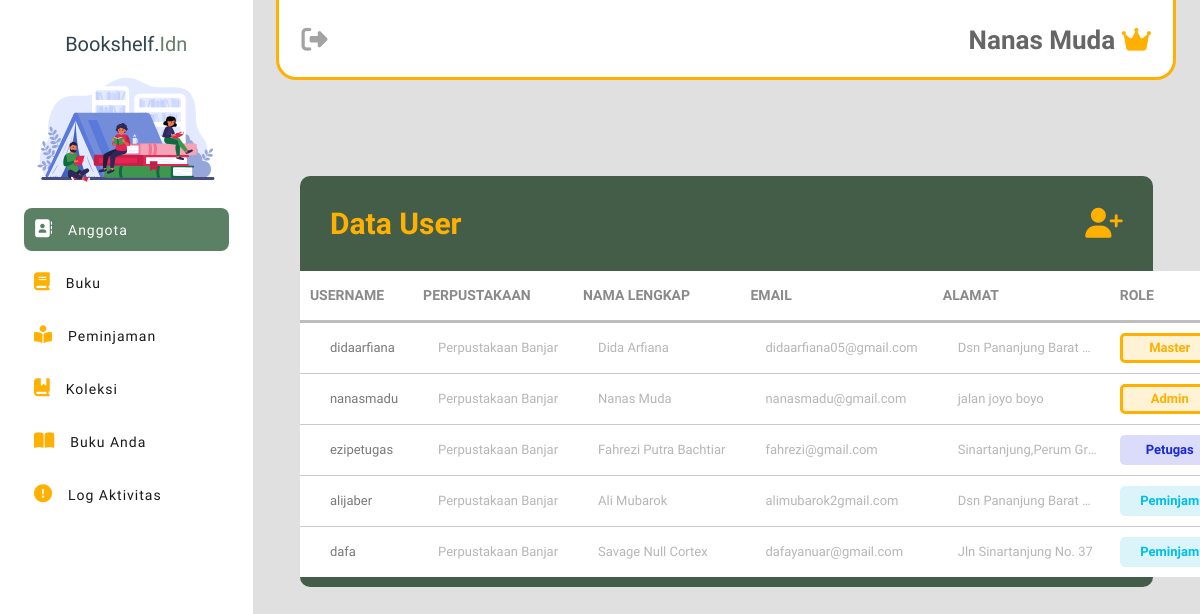
Before: /admin_petugas/data_user.php (signed in) with the older database file.
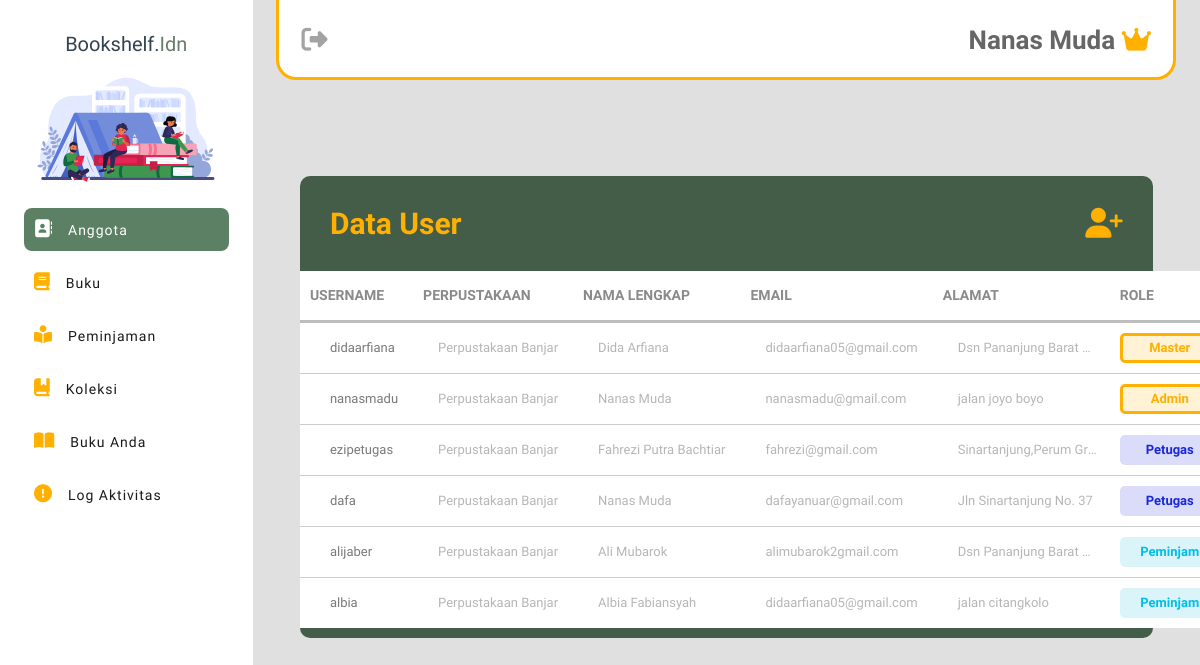
After: the same page with the newer database file.
### tables this page shows
CREATE TABLE `user` (
  `userID` int(11) NOT NULL,
  `perpusID` int(11) NOT NULL,
  `username` varchar(255) NOT NULL,
  `password` text NOT NULL,
  `email` varchar(255) NOT NULL,
  `namalengkap` varchar(255) NOT NULL,
  `no_hp` varchar(50) NOT NULL,
  `alamat` text NOT NULL,
  `acces_level` varchar(50) NOT NULL,
  `created_at` timestamp NOT NULL DEFAULT current_timestamp() ON UPDATE current_timestamp()
);

CREATE TABLE `perpus` (
  `perpusID` int(11) NOT NULL,
  `nama_perpus` varchar(50) NOT NULL,
  `alamat` varchar(50) NOT NULL,
  `tlp_hp` varchar(50) NOT NULL,
  `created_at` timestamp NOT NULL DEFAULT current_timestamp() ON UPDATE current_timestamp()
);

### admin_petugas/data_user.php (the view, shortened to what the changed rows need)
<?php
require '../koneksi.php';
$query = "SELECT u.userID, p.perpusID, u.username, p.nama_perpus, u.namalengkap, u.email, u.alamat, u.acces_level
          FROM user u
          INNER JOIN perpus p ON p.perpusID = u.perpusID
          ORDER BY
            CASE
                WHEN u.acces_level = 'super_admin' THEN 1
                WHEN u.acces_level = 'admin' THEN 2
                WHEN u.acces_level = 'petugas' THEN 3
                WHEN u.acces_level = 'peminjam' THEN 4
                ELSE 5
            END";
$result = mysqli_query($koneksi, $query);
?>
<!DOCTYPE html>
<html lang="en">
<head>
    <link rel="stylesheet" href="../css/data_user.css?v=<?php echo time(); ?>">
    <link rel="stylesheet" href="https://cdnjs.cloudflare.com/ajax/libs/jquery-nice-select/1.1.0/css/nice-select.min.css">
</head>
<body>
    <?php require '../sidebar.php' ?>
    <?php require 'navbar.php'?>
    <div class="card">
        <div class="table-responsive">
            <table class="table-hover">
                <thead class="head-table">
                    <tr>
                        <th>USERNAME</th>
                        <th>PERPUSTAKAAN</th>
                        <th>NAMA LENGKAP</th>
                        <th>EMAIL</th>
                        <th>ALAMAT</th>
                        <th>ROLE</th>
                    </tr>
                </thead>
                <tbody class="table-body">
                    <?php while ($row = mysqli_fetch_assoc($result)) { ?>
                        <tr id="row_<?php echo $row['userID']; ?>">
                            <td><?php echo $row['username']; ?></td>
                            <td><?php echo $row['nama_perpus']; ?></td>
                            <td><?php echo $row['namalengkap']; ?></td>
                            <td><?php echo $row['email']; ?></td>
                            <td><?php echo $row['alamat']; ?></td>
                            <td>
                                <?php if ($row['acces_level'] == 'admin' OR $row['acces_level'] == 'super_admin') { ?>
                                    <div class="admin-label">
                                    <?php if ($row['acces_level'] == 'super_admin') { ?>
                                        <p class="role-admin">Master</p>
                                    <?php } elseif  ($row['acces_level'] == 'admin') { ?>
                                        <p class="role-admin">Admin</p>
                                    <?php } ?>
                                    </div>
                                <?php } elseif ($row['acces_level'] == 'petugas') { ?>
                                    <div class="petugas-label">
                                        <p class="role-petugas">Petugas</p>
                                    </div>
                                <?php } elseif ($row['acces_level'] == 'peminjam') { ?>
                                    <div class="peminjam-label">
                                        <p class="role-peminjam">Peminjam</p>
                                    </div>
                                <?php } ?>
                            </td>
                        </tr>
                    <?php } ?>
                </tbody>
            </table>
        </div>
    </div>
</body>
</html>

### sidebar.php (shortened to what the changed rows need)
<?php
$sidebar_items = array();
if (isset($_SESSION['acces_level'])) {
    $access_level = $_SESSION['acces_level'];
    switch ($access_level) {
        case 'admin' OR 'super_admin':
            $sidebar_items = array(
                array("selected-menu" => "datauser-page", "page" => "data_user.php", "icon" => "fa-regular fa-address-book", "description" => "Anggota"),
                array("selected-menu" => "buku-page", "page" => "buku.php", "icon" => "fa-solid fa-book", "description" => "Buku"),
                array("selected-menu" => "peminjaman-page", "page" => "peminjaman.php", "icon" => "fa-solid fa-book-open-reader", "description" => "Peminjaman"),
                array("selected-menu" => "koleksibuku-page", "page" => "koleksibuku.php", "icon" => "fa-solid fa-book-bookmark", "description" => "Koleksi"),
                array("selected-menu" => "bukuanda-page", "page" => "bukuanda.php", "icon" => "fa-solid fa-book-open", "description" => "Buku Anda"),
                array("selected-menu" => "logs-page", "page" => "logs_data.php", "icon" => "fa-solid fa-circle-exclamation", "description" => "Log Aktivitas")
            );
            break;
    }
}
?>
<!DOCTYPE html>
<html lang="en">
<head>
    <link rel="stylesheet" href="../css/sidebar.css?v=<?php echo time(); ?>">
    <link rel="stylesheet" href="../css/style.css">
    <link rel="stylesheet" href="https://cdnjs.cloudflare.com/ajax/libs/font-awesome/6.5.1/css/all.min.css" />
    <link rel="stylesheet" href="https://cdn.jsdelivr.net/npm/sweetalert2@11.0.20/dist/sweetalert2.min.css">
    <link rel="stylesheet" href="https://cdnjs.cloudflare.com/ajax/libs/animate.css/4.1.1/animate.min.css">
    <link rel="stylesheet" href="https://cdnjs.cloudflare.com/ajax/libs/toastr.js/latest/css/toastr.min.css">
    <link rel="stylesheet" href="../libs/perfect-scrollbar/css/perfect-scrollbar.css">
</head>
    <div class="container">
        <div class="sidebar">
            <div class="main">
                <?php
                foreach ($sidebar_items as $item) {
                    echo '<div class="list-item ' . $item["selected-menu"] . '">';
                    echo '<a href="' . $item["page"] . '">';
                    echo '<div class="icon"><i class="fa-solid ' . $item["icon"] . '"></i></div>';
                    echo '<span class="description">' . $item["description"] . '</span>';
                    echo '</a>';
                    echo '</div>';
                }
                ?>
            </div>
        </div>
</html>

Changed rows visible on the page:
changed user "dafa": namalengkap "Savage Null Cortex" → "Nanas Muda"; acces_level "Peminjam" → "Petugas"; moves up the list
added user: username "albia", perpusID.nama_perpus "Perpustakaan Banjar", namalengkap "Albia Fabiansyah", email "didaarfiana05@gmail.com", alamat "jalan citangkolo", acces_level "Peminjam"
